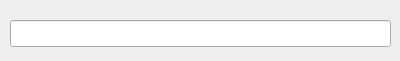
<?xml version="1.0" encoding="UTF-8"?>
<ui version="4.0">
 <class>StyleViewerDialogBase</class>
 <widget class="QDialog" name="StyleViewerDialogBase">
  <property name="geometry">
   <rect>
    <x>0</x>
    <y>0</y>
    <width>400</width>
    <height>61</height>
   </rect>
  </property>
  <property name="windowTitle">
   <string>Style Viewer</string>
  </property>
  <widget class="QLineEdit" name="StyleLineEdit">
   <property name="geometry">
    <rect>
     <x>10</x>
     <y>20</y>
     <width>381</width>
     <height>27</height>
    </rect>
   </property>
  </widget>
 </widget>
 <resources/>
 <connections/>
</ui>
